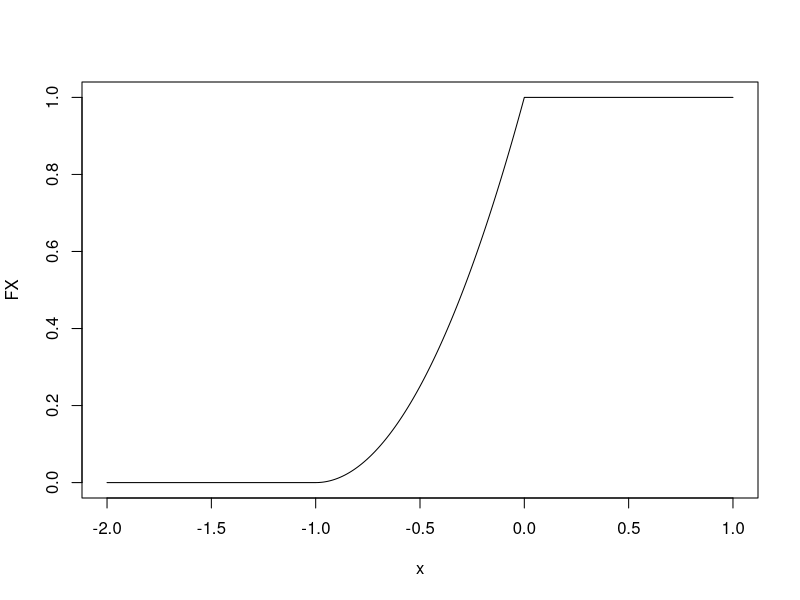
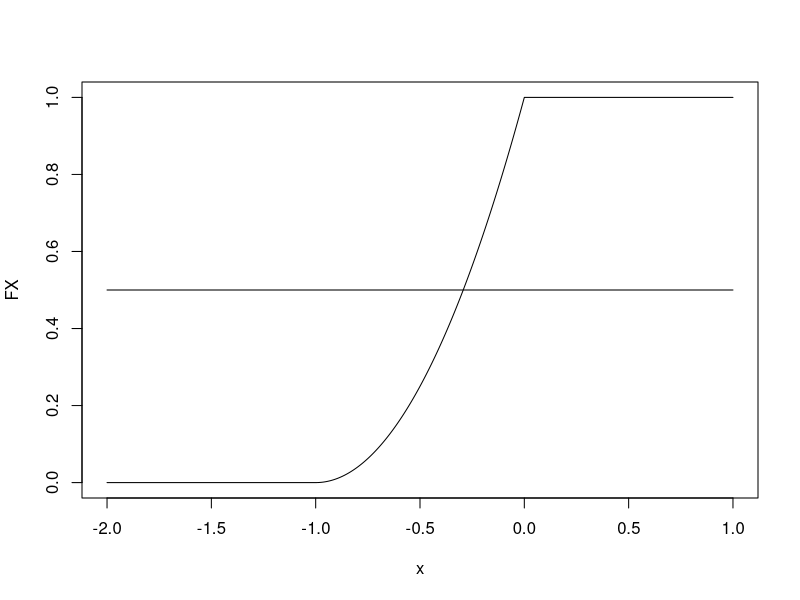
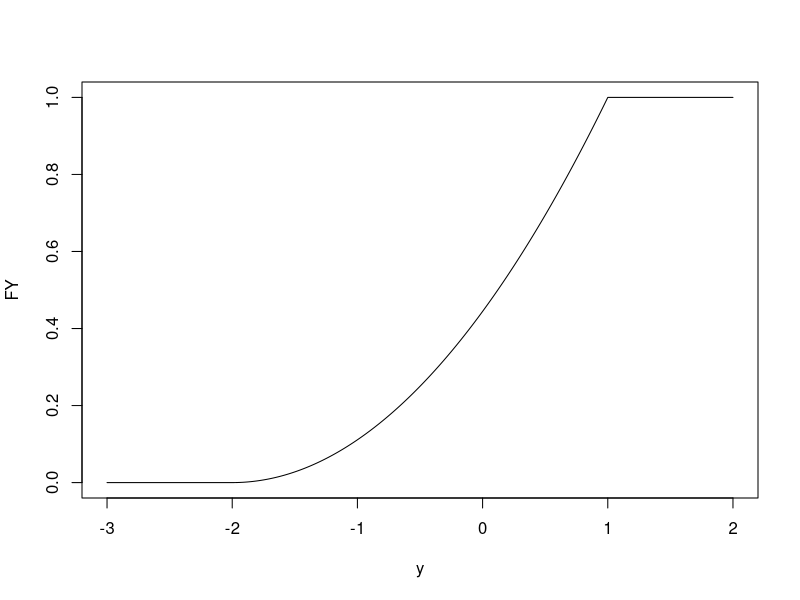
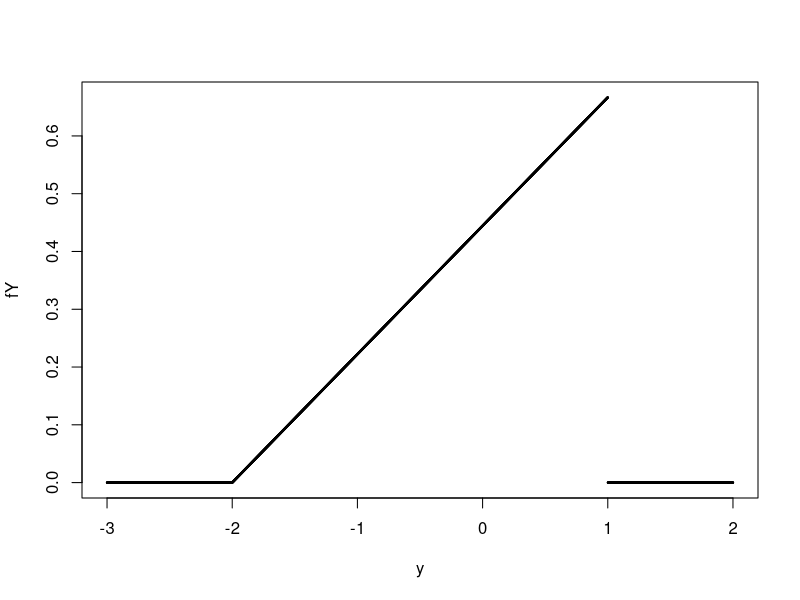
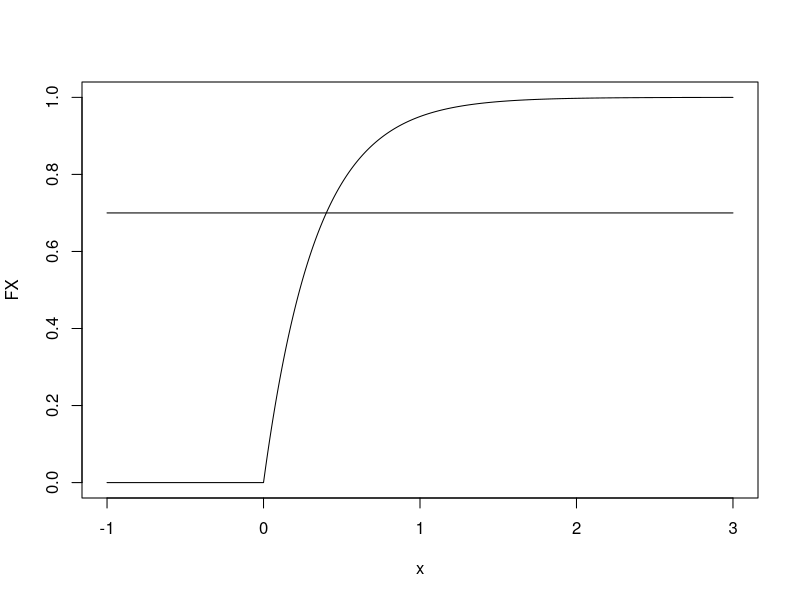

The R script that drew these images, in order:
# ......................................................................................
# .........................Cvičení 4 - Spojitá náhodná veličina.........................
# ..................Michal Béreš, Martina Litschmannová, Adéla Vrtková..................
# ......................................................................................

# Nezobrazuje-li se vám text korektně, nastavte File \ Reopen with Encoding... na UTF-8
# Pro zobrazení obsahu skriptu použijte CTRL+SHIFT+O
# Pro spouštění příkazů v jednotlivých řádcích použijte CTRL+ENTER

# **Obsah tohoto skriptu je pouze jako doplňující ilustrace k cvičení, není nutno znát
# ke zkoušce. Důležité je to umět spočítat ručně.**
# * Numerická integrace v Rku ####
# Rkovská funkce **integrate**
# integrate(f, a, b) = $\int_{a}^{b}f(x)dx$
# - **f** je Rková funkce (námi definovaná) která má jeden vstupní argument - vektor
# hodnot ve kterém má vrátit své hodnoty
# - **a** dolní integrační mez
# - **b** horní integrační mez


f <- function(x) {
    return(x * x)
} # x^2
a <- -1
b <- 2
integrate(f, a, b)


# ---
#  Příklady k procvičení ####
# ---
# * Příklad 1. ####
# Náhodná veličina X má distribuční funkci
# $F(x)=\begin{cases}
# 0    &      x \leq 0 \\
# cx^2 &  0 < x \leq 1 \\
# 1    &  1 < x
# \end{cases}$
# Jaké hodnoty může nabývat konstanta c?


# c = 1, ze spojitosti F(x)
# cx^2 = 1 pro x = 1

# * Příklad 2. ####
# Rozdělení náhodné veličiny X je dáno hustotou
# $f(x)=\begin{cases}
# 2x+2 & x \in <-1;0> \\
# 0    & x \notin <-1;0>
# \end{cases}$
# Určete:
#
# **2. a)**
# $F(x)$,


F.dist <- function(x) {
    res <- x * x + 2 * x + 1 # x^2+2x+1
    res[x < -1] <- 0 # 0 pro x<=0
    res[x > 0] <- 1 # 1 pro x>1
    return(res)
}


x <- seq(from = -2, to = 1, by = 0.01) # body na ose x
FX <- F.dist(x) # hodnoty f(x)
plot(x, FX, type = "l") # vykreslit tečky (cex je velikost)


# **2. b)**
# $P(−2 ≤ X ≤ −0.5), P(−2 ≤ X ≤ −1), P(X > 0.5), P(X = 0.3)$


f.dens <- function(x) {
    res <- 2 * x + 2
    # pozor na x<-1 protože '<-' je v rku přiřazení
    res[x < -1] <- 0 # 0 pro x<=0
    res[x > 0] <- 0 # 1 pro x>1
    return(res)
}

# P(−2 ≤ X ≤ −0.5)
integrate(f.dens, -2, -0.5)$value
integrate(f.dens, -1, -0.5)$value


# P(−2 ≤ X ≤ −1)
integrate(f.dens, -2, -1)$value


# P(X > 0.5)
integrate(f.dens, 0.5, 100)$value # tohle nebude vždy fungovat


# P(X = 0.3)
integrate(f.dens, 0.3, 0.3)$value
# je jasné že tato pravděpodobnost je 0
# odpovídá integrálu s a=b tedy s nulovou velikostí na ose x


# **2. c)**
# střední hodnotu, rozptyl a směrodatnou odchylku náhodné veličiny X.


# E(X)
x_fx <- function(x) {
    fx <- f.dens(x)
    return(x * fx)
}
# integrujeme jen tam kde víme, že je f(x) nenulová
E_X <- integrate(x_fx, -1, 0)$value
E_X


# E(X^2)
xx_fx <- function(x) {
    fx <- f.dens(x)
    return(x * x * fx)
}
# integrujeme jen tam kde víme, že je f(x) nenulová
E_XX <- integrate(xx_fx, -1, 0)$value
E_XX


# D(X)
D_X <- E_XX - E_X^2
D_X


# sigma(x)
std_X <- sqrt(D_X)
std_X


# **2. d)**
# modus $\hat{x}$


# modus = 0


# **2. e)**
# medián $x_{0,5}$


x <- seq(from = -2, to = 1, by = 0.001) # body na ose x
FX <- F.dist(x)
plot(x, FX, type = "l")
lines(c(-2, 1), c(0.5, 0.5))


# * Příklad 3. ####
# Náhodná veličina $Y$ je definována jako: $Y = 3X+1$, kde $X$ je náhodná veličina z
# předcházejícího
# příkladu. Určete:
#
#
# **3. a)**
# $F_Y(y)$


FY.dist <- function(y) {
    # spočteno ze vztahu FY(y) = P(Y < y) = P(3X + 1 < y) = ...
    x <- (y - 1) / 3
    FY <- F.dist(x)
    return(FY)
}
y <- seq(from = -3, to = 2, by = 0.001) # body na ose x
FY <- FY.dist(y)
plot(y, FY, type = "l")


# **3. b)**
# $f_Y(y)$


# derivace F_Y
fY.dens <- function(y) {
    res <- 2 / 9 * (y + 2)
    res[y < -2] <- 0 # 0 pro x<-2
    res[y > 1] <- 0 # 1 pro x>1
    return(res)
}
integrate(fY.dens, -2, 1)$value # kontrola celkového integrálu
y <- seq(from = -3, to = 2, by = 0.001) # body na ose x
fY <- fY.dens(y)
plot(y, fY, cex = 0.2)


# **3. c)**
# $E(Y), D(Y), \sigma(Y)$


# E(Y)
y_fy <- function(y) {
    fy <- fY.dens(y)
    return(y * fy)
}
# integrujeme jen tam kde víme, že je f(y) nenulová
E_Y <- integrate(y_fy, -2, 1)$value
E_Y
0


# alternativně
E_Y <- 3 * E_X + 1
E_Y


# E(Y^2)
yy_fy <- function(y) {
    fy <- fY.dens(y)
    return(y * y * fy)
}
# integrujeme jen tam kde víme, že je f(y) nenulová
E_YY <- integrate(yy_fy, -2, 1)$value
E_YY
1 / 2


# D(Y)
D_Y <- E_YY - E_Y^2
D_Y
1 / 2


# alternativně
D_Y <- 3^2 * D_X
D_Y


# sigma(Y)
sqrt(D_Y)
sqrt(2) / 2


# * Příklad 4. ####
# Spočtěte $\omega$ takové, aby náhodná veličina $X$ s hustotou pravděpodobnosti:
# $f(x)=\begin{cases}
# 0 & x < 0 \\
# 3e^{-3x}    & x \geq 0
# \end{cases}$
# byla s pravděpodobností 0.3 větší než $\omega$


F.dist <- function(x) {
    res <- 1 - exp(-3 * x)
    res[x < 0] <- 0 # 0 pro x<=0
    return(res)
}


x <- seq(from = -1, to = 3, by = 0.001) # body na ose x
FX <- F.dist(x)
plot(x, FX, type = "l")
lines(c(-1, 3), c(0.7, 0.7))


x[FX >= 0.7][1]


-1 / 3 * log(0.3)
